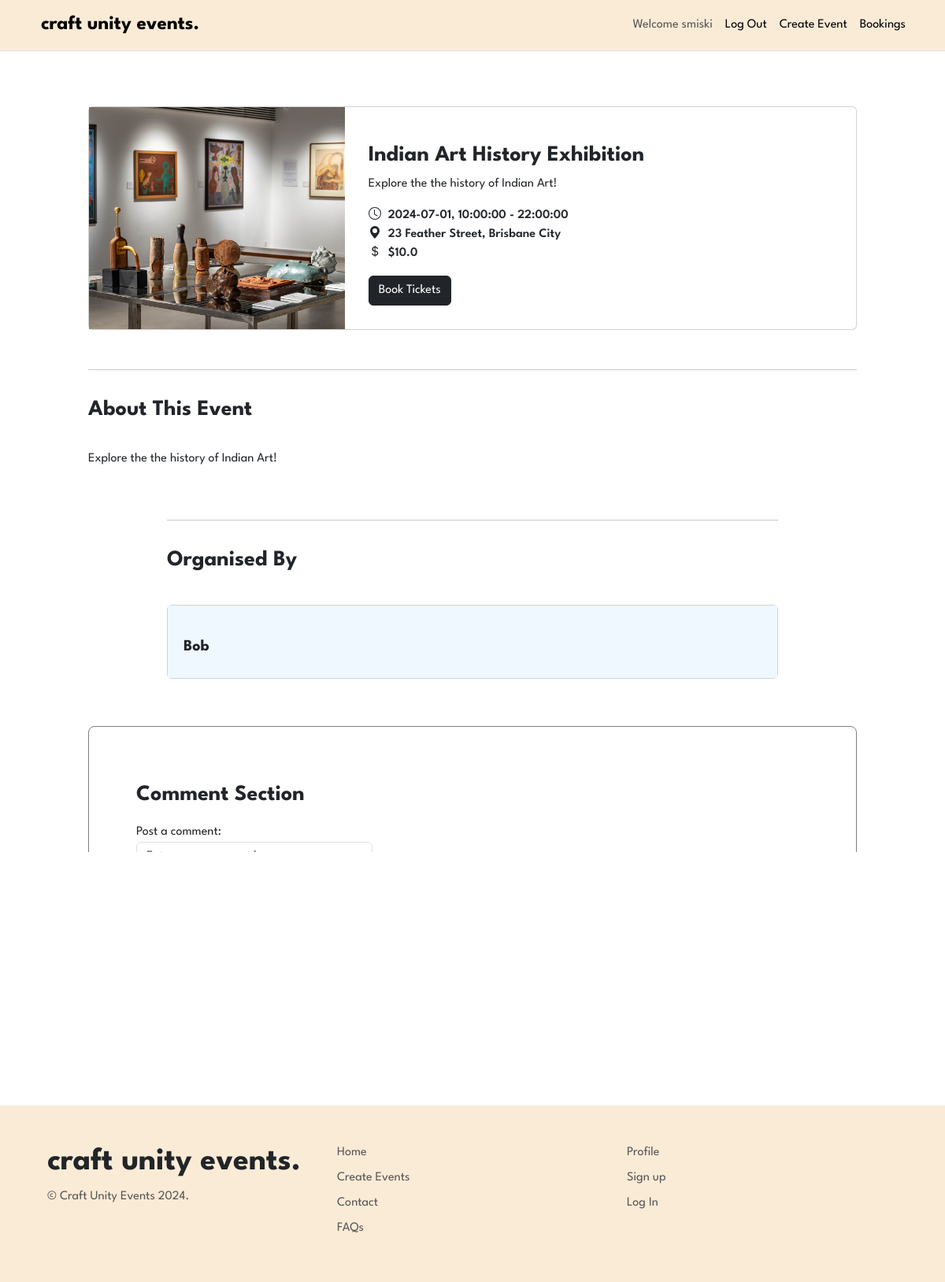
Page /events/4 (signed in) on the committed database.
### craftunityevents/models.py (models this page shows, shortened)
class User(db.Model, UserMixin):
    __tablename__ = 'users'
    id = db.Column(db.Integer, primary_key=True)
    full_name = db.Column(db.String(100), index=True, unique=True, nullable=False)
    contact_number = db.Column(db.Integer, index=True, nullable=False)
    email_id = db.Column(db.String(100), index=True, nullable=False)
    address = db.Column(db.String(100), index=True, nullable=False)
    password_hash = db.Column(db.String(400), nullable=False)
    comments = db.relationship('Comment', backref='user', lazy=True)
    events = db.relationship('Event', backref='user', lazy=True)

class Event(db.Model):
    __tablename__ = 'events'
    id = db.Column(db.Integer, primary_key=True)
    event_name = db.Column(db.String(100), nullable=False)
    event_category = db.Column(db.String(20), nullable=False)
    event_thumbnail = db.Column(db.String(400))
    event_summary = db.Column(db.String(200))
    event_location = db.Column(db.String(200), nullable=False)
    event_type  = db.Column(db.String(200), nullable=False)
    start_date = db.Column(db.Date, nullable=False)
    end_date = db.Column(db.Date, nullable=False)
    event_description = db.Column(db.String(400))
    start_time = db.Column(db.Time, nullable=False)
    end_time = db.Column(db.Time, nullable=False)
    ticket_price = db.Column(db.Float, nullable=False)
    ticket_quantity = db.Column(db.Integer, nullable=False)
    user_id = db.Column(db.Integer, db.ForeignKey('users.id'))
    comments = db.relationship('Comment', backref='event', lazy=True)
    event_bookings = db.relationship('Booking', backref='event', lazy=True)

### craftunityevents/events.py (the view)
@destbp.route('/<id>')
def details(id):
    event = db.session.scalar(db.select(Event).where(Event.id == id))
    comment_form = CommentForm()
    return render_template('events/event_details.html', event=event, form=comment_form)

### craftunityevents/forms.py
class CommentForm(FlaskForm):
    text = TextAreaField('Comment', [InputRequired("Type your comment...")])
    submit = SubmitField('Post Comment')

### craftunityevents/templates/events/event_details.html (shortened to what this page needs)
{% extends 'base.html' %}
{% import "bootstrap5/form.html" as wtf %}
{% block content %}
<main>
    <section class="details">
        <article class="card mb-3 mx-auto" style="max-width: 1000px;">
            <div class="image row g-0">
                <div class="col-md-4">
                    <img src="{{ url_for('static', filename='image/' ~ event.event_thumbnail) }}" class="eventimg" alt="Image of event">
                </div>
                <div class="col-md-8">
                    <div class="rightcol card-body">
                        <h3>{{ event.event_name }}</h3>
                        <p>{{ event.event_description }}</p>
                        <div class="basic-info">
                            <div>
                                <svg xmlns="http://www.w3.org/2000/svg" width="16" height="16" fill="currentColor" class="bi bi-clock" viewBox="0 0 16 16">
                                    <path d="M8 3.5a.5.5 0 0 0-1 0V9a.5.5 0 0 0 .252.434l3.5 2a.5.5 0 0 0 .496-.868L8 8.71z"/>
                                    <path d="M8 16A8 8 0 1 0 8 0a8 8 0 0 0 0 16m7-8A7 7 0 1 1 1 8a7 7 0 0 1 14 0"/>
                                </svg>
                                {{ event.start_date }}, {{ event.start_time }} - {{ event.end_time }}
                            </div>
                            <div>
                                <svg xmlns="http://www.w3.org/2000/svg" width="16" height="16" fill="currentColor" class="bi bi-geo-alt-fill" viewBox="0 0 16 16">
                                    <path d="M8 16s6-5.686 6-10A6 6 0 0 0 2 6c0 4.314 6 10 6 10m0-7a3 3 0 1 1 0-6 3 3 0 0 1 0 6"/>
                                </svg>
                                {{ event.event_location }}
                            </div>
                            <div class="mb-3">
                                ${{ event.ticket_price }}
                            </div>
                            <div class="bookingmodal d-flex align-items-center">
                                {% if current_user.is_authenticated %}
                                    <button type="button" class="btn btn-dark" data-bs-toggle="modal" data-bs-target="#exampleModal">
                                        Book Tickets
                                    </button>
                                {% else %}
                                    <a href="{{ url_for('auth.login') }}" class="btn btn-dark">
                                        Log In to Book Tickets
                                    </a>
                                {% endif %}
                            </div>
                        </div>
                    </div>
                </div>
            </div>
        </article>
        <section class="eventinfo container-fluid">
            <hr class="my-4">
            <h3>About This Event</h3>
            <p>{{ event.event_description }}</p>
        </section>
        <section class="organiser container-fluid borders">
            <hr class="my-4">
            <h3>Organised By</h3>
            <div class="usercommentcard card">
                <div class="organiserbox card-body">
                    <div class="row">
                        <div class="organiserinfo col-sm-9">
                            <h5>{{ event.user.full_name }}</h5>
                        </div>
                    </div>
                </div>
            </div>
        </section>
        <section class="comments container-fluid">
            <div class="row">
                <div class="col">
                    <h3>Comment Section</h3>
                </div>
            </div>
            <form method="POST" action="{{ url_for('event.comment', id=event.id) }}">
                <div class="form-group">
                    <label for="comment">Post a comment:</label>
                    {{ form.text(class="form-control", id="comment", placeholder="Enter your comment here") }}
                </div>
                <br>
                <button type="submit" class="btn btn-primary">Post</button>
                {% for comment in event.comments %}
                    <b><p>{{ comment.user.full_name }}</p></b>
                    <p>{{ comment.text }}</p>
                {% endfor %}
            </form>
        </section>
</main>
{% endblock %}

### craftunityevents/templates/base.html (shortened to what this page needs)
<!DOCTYPE html>
<html lang="en">
<head>
    <link href="https://cdn.jsdelivr.net/npm/bootstrap@5.3.2/dist/css/bootstrap.min.css" rel="stylesheet">
    <link rel="stylesheet" href="{{ url_for('static', filename='style/style.css') }}">
</head>
<body>
    <header class="bg-light border-bottom">
        <nav class="navbar navbar-expand-lg navbar-light bg-light">
            <div class="container">
                <a href="{{ url_for('main.index') }}" class="navbar-brand">craft unity events.</a>
                <div class="collapse navbar-collapse justify-content-end" id="navbarSupportedContent">
                    <div class="navbar-nav ml-auto">
                        {% if current_user.is_authenticated %}
                            <a class="nav-item nav-link disabled text-muted" href="#">Welcome {{ current_user.full_name }}</a>
                            <a class="nav-item nav-link" href="{{ url_for('auth.logout') }}">Log Out</a>
                        {% else %}
                            <a class="nav-item nav-link" href="{{ url_for('auth.register') }}">Register</a>
                            <a class="nav-item nav-link" href="{{ url_for('auth.login') }}">Log In</a>
                        {% endif %}
                        <a class="nav-item nav-link" href="{{ url_for('event.create') }}">Create Event</a>
                        <a class="nav-item nav-link" href="{{ url_for('event.userbookinghistory') }}">Bookings</a>
                    </div>
                </div>
            </div>
        </nav>
    </header>
    <main class="container">
        {% block content %}
        {% endblock %}
    </main>
    <div class="footer container-fluid">
        <footer class="row row-cols-1 row-cols-sm-3 row-cols-md-3 p-5">
            <div class="col">
                <h2 class="fs-1">craft unity events.</h2>
                <p class="text-muted">© Craft Unity Events 2024.</p>
            </div>
            <div class="col">
                <ul class="nav flex-column">
                    <li class="nav-item mb-2"><a href="{{ url_for('main.index') }}" class="nav-link p-0 text-muted">Home</a></li>
                    <li class="nav-item mb-2"><a href="{{ url_for('event.create') }}" class="nav-link p-0 text-muted">Create Events</a></li>
                    <li class="nav-item mb-2"><a href="#" class="nav-link p-0 text-muted">Contact</a></li>
                    <li class="nav-item mb-2"><a href="#" class="nav-link p-0 text-muted">FAQs</a></li>
                </ul>
            </div>
            <div class="col">
                <ul class="nav flex-column">
                    <li class="nav-item mb-2"><a href="{{ url_for('event.userbookinghistory') }}" class="nav-link p-0 text-muted">Profile</a></li>
                    <li class="nav-item mb-2"><a href="{{ url_for('auth.register') }}" class="nav-link p-0 text-muted">Sign up</a></li>
                    <li class="nav-item mb-2"><a href="{{ url_for('auth.login') }}" class="nav-link p-0 text-muted">Log In</a></li>
                </ul>
            </div>
        </footer>
    </div>
</body>
</html>

### craftunityevents/static/style/style.css (style rules this page uses)
* { margin: 0; padding: 0; box-sizing: border-box; font-family: "League Spartan", sans-serif; }
html { animation: fadein ease 1s; scroll-behavior: smooth; }
main { animation: fadeInAnimation ease 1s; animation-iteration-count: 1; animation-fill-mode: forwards; }
.titlelink, .footer a { text-decoration: none; color: inherit; transition: 0.3s; }
.navbar { background-color: antiquewhite !important; }
.navbar-brand { font-size: 25px; font-weight: 700; color: black; text-decoration: none; margin: 0px 10px; }
.navbar-nav a { color: black; text-decoration: none; transition: 0.3s; }
.footer { background-color: antiquewhite; }
.footer h2 { font-weight: 700; }
@media (min-width: 768px) { .cardrow h3, .card-body h3 { margin-top: 15px; font-weight: 700; } }
@media (min-width: 768px) { .basic-info { font-weight: 600; } }
@media (min-width: 768px) { .details { padding: 70px !important; } }
@media (min-width: 768px) { .imagehover, .eventimg { object-fit: cover; max-width: 100%; max-height: 100%; width: 100%; height: 200px; max-width: 400px; transition: 0.3s; } }
.form-control { width: 300px !important; max-width: 100% !important; }
.bi { width: 1em; height: 1em; margin-bottom: 5px; margin-right: 5px; }
.event-time, .eventinfo p, .eventrow { padding: 15px 0px; }
.col-md-4 img { object-fit: cover; height: 100%; }
.rightcol { padding: 30px !important; }
.eventinfo { padding: 10px 0px !important; max-width: 1000px; }
.eventinfo h3, .organiser h3, .comments h3 { padding: 10px 0px; font-weight: 700; }
.bookingmodal { width: 100%; max-width: 1250px; }
.organiser { padding-bottom: 30px; max-width: 800px; }
.organiserbox { padding: 20px !important; background: aliceblue; }
.organiserinfo { margin-top: 20px !important; }
.organiser h5 { font-weight: 700; font-size: 20px; }
.comments { max-width: 1000px; padding: 5vw !important; border-style: solid; border-color: grey; border-radius: 8px; border-width: 1px; }
.usercommentcard { margin: 30px 0px !important; }

### rows in the picture
User: full_name "smiski"
Event: event_thumbnail (picture), event_name "Indian Art History Exhibition", event_description "Explore the the history of Indian Art!", start_date "2024-07-01", start_time "10:00:00", end_time "22:00:00", event_location "23 Feather Street, Brisbane City", ticket_price "10.0"
User: user.full_name "Bob"
